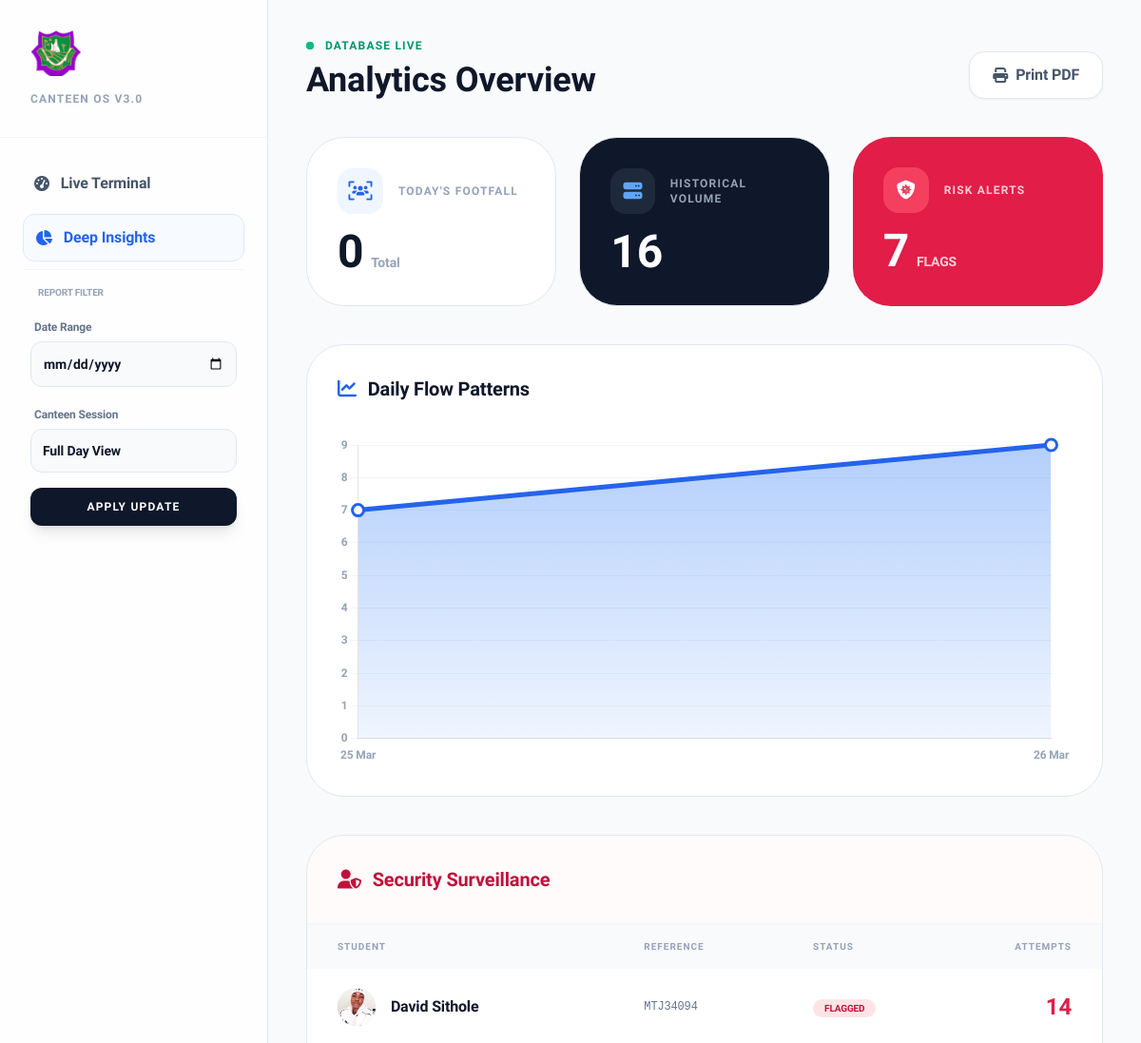
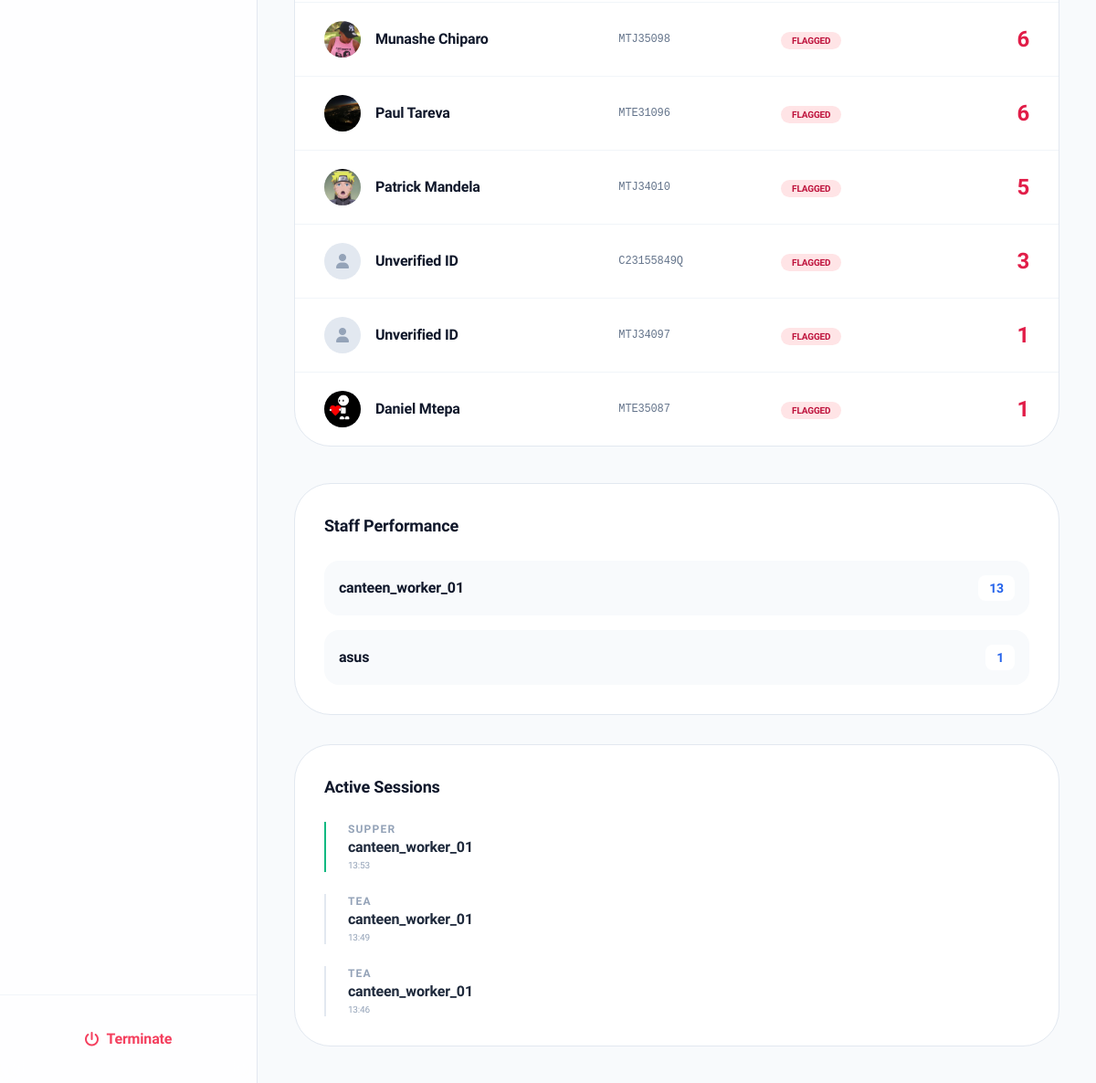
The page /canteen/analytics/ (signed in) on the database as committed earlier (2 pictures, top to bottom).
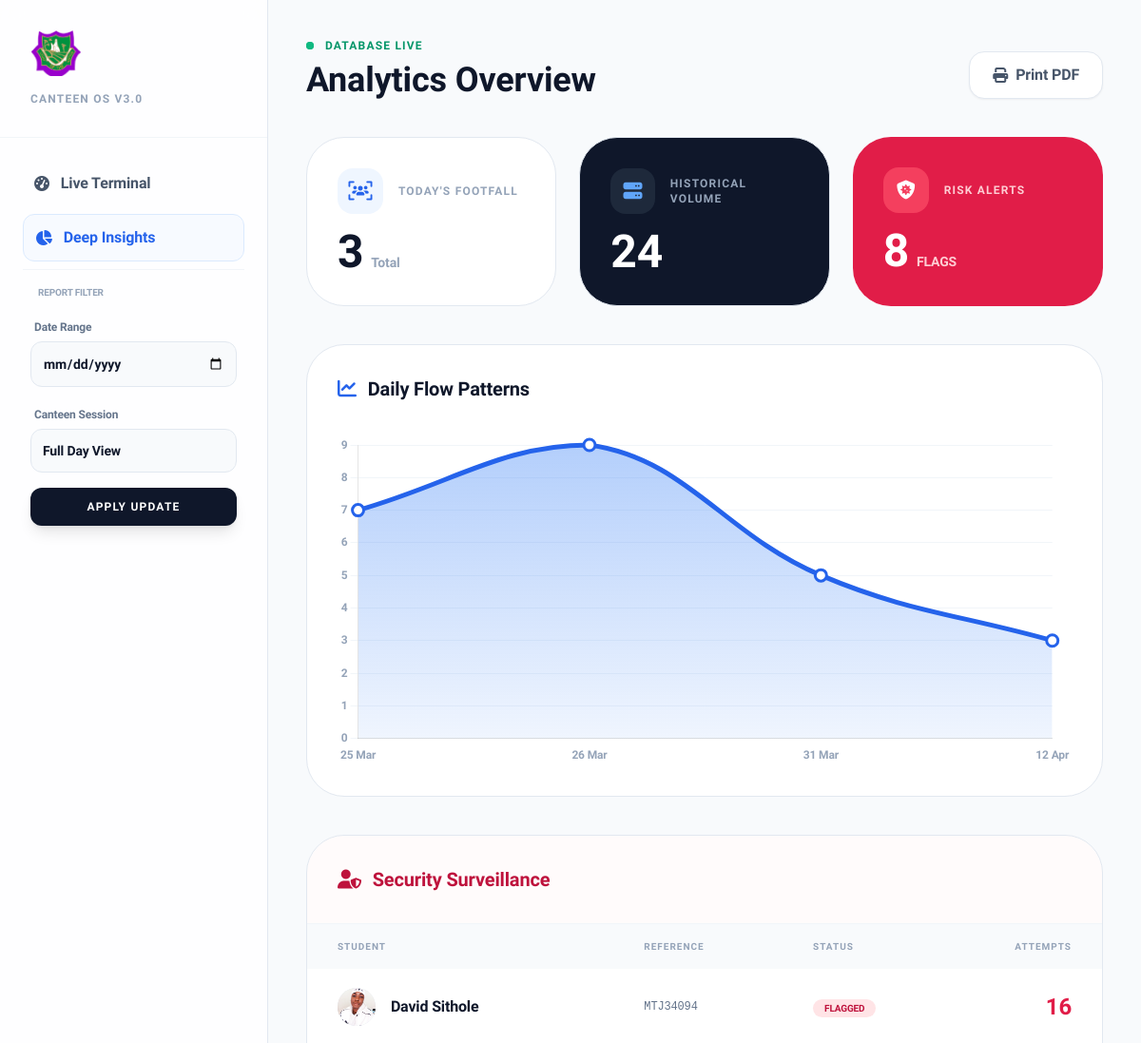
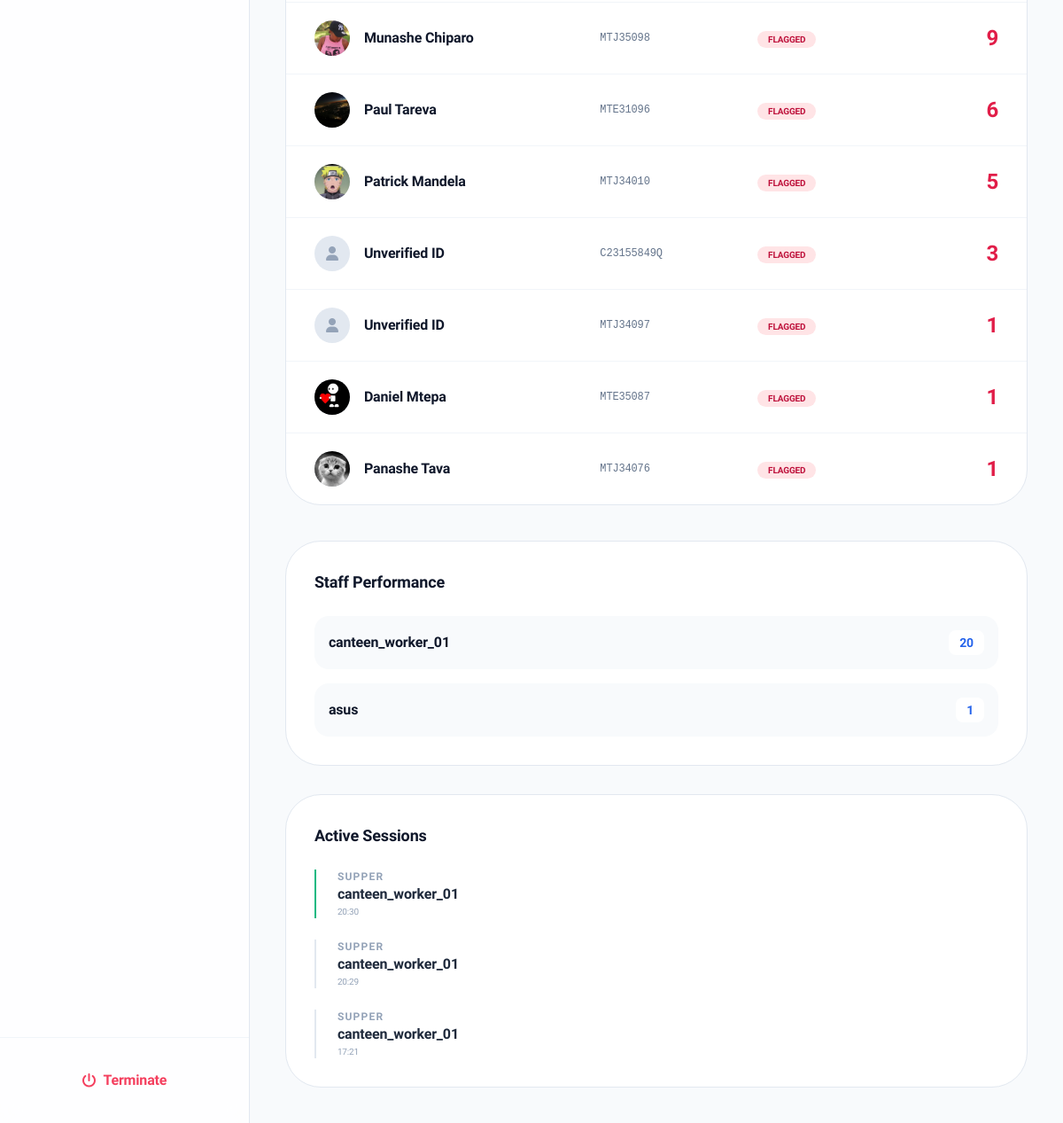
The same page on the database as committed later (2 pictures, top to bottom).
### canteen/models.py (models this page shows, shortened)
class Student(models.Model):
    full_name = models.CharField(max_length=100)
    student_id = models.CharField(max_length=20, unique=True)
    student_intake = models.CharField(max_length=100)
    qr_code_data = models.CharField(max_length=255, unique=True, blank=True)
    photo = models.ImageField(upload_to='student_photos/', default='logo.png')
    is_active = models.BooleanField(default=True)

class CheatAttempt(models.Model):
    student = models.ForeignKey(Student, on_delete=models.CASCADE, null=True, blank=True)
    invalid_qr = models.CharField(max_length=255, null=True, blank=True) # For non-existent IDs
    meal_type = models.CharField(max_length=50)
    attempt_time = models.DateTimeField(auto_now_add=True)
    reason = models.CharField(max_length=100) # e.g., "Already Eaten" or "Invalid ID"

class CanteenSession(models.Model):
    MEAL_CHOICES = [
        ('Breakfast', 'Breakfast'),
        ('Tea', 'Tea'),
        ('Lunch', 'Lunch'),
        ('Supper', 'Supper'),
    ]
    staff_member = models.ForeignKey(User, on_delete=models.CASCADE)
    meal_type = models.CharField(max_length=20, choices=MEAL_CHOICES)
    start_time = models.DateTimeField(auto_now_add=True)
    is_active = models.BooleanField(default=True)

### canteen/views.py (the view)
# urls.py: path('analytics/', views.analytics_view, name='analytics'),
@login_required
def analytics_view(request):
    date_filter = request.GET.get('date')
    session_filter = request.GET.get('session')
    logs = MealLog.objects.all()
    sessions = CanteenSession.objects.all().order_by('-start_time')
    if date_filter:
        logs = logs.filter(timestamp__date=date_filter)
        sessions = sessions.filter(start_time__date=date_filter)
    if session_filter:
        logs = logs.filter(meal_type=session_filter)
        sessions = sessions.filter(meal_type=session_filter)
    for s in sessions:
        s.total_scans = MealLog.objects.filter(
            meal_type=s.meal_type,
            timestamp__date=s.start_time.date()
        ).count()
    daily_data = logs.annotate(date=TruncDate('timestamp')) \
        .values('date') \
        .annotate(count=Count('id')) \
        .order_by('date')
    top_cheaters = CheatAttempt.objects.values(
    'student__full_name',
    'student__student_id',
    'student__photo',
    'invalid_qr'  # <--- MUST INCLUDE THIS HERE
    ).annotate(
    attempts=Count('id')
    ).order_by('-attempts')[:10]
    recent_cheats = CheatAttempt.objects.select_related('student').order_by('-attempt_time')[:10]
    staff_stats = CanteenSession.objects.values('staff_member__username') \
        .annotate(session_count=Count('id')) \
        .order_by('-session_count')
    context = {
        'labels': json.dumps([d['date'].strftime("%d %b") for d in daily_data]),
        'counts': json.dumps([d['count'] for d in daily_data]),
        'session_history': sessions,
        'staff_data': staff_stats,
        'total_today': MealLog.objects.filter(timestamp__date=timezone.now().date()).count(),
        'total_all_time': MealLog.objects.count(),
        'top_cheaters': top_cheaters,
        'recent_cheats': recent_cheats,
        'total_cheats_today': CheatAttempt.objects.filter(attempt_time__date=timezone.now().date()).count(),
        'meal_choices': ['Breakfast', 'Tea', 'Lunch', 'Supper'],
    }
    return render(request, 'canteen/analytics.html', context)

### canteen/templates/canteen/analytics.html (shortened to what the changed rows need)
{% load static %}
<!DOCTYPE html>
<html lang="en">
<head>
    <script src="https://cdn.tailwindcss.com"></script>
    <link rel="stylesheet" href="https://cdnjs.cloudflare.com/ajax/libs/font-awesome/6.4.0/css/all.min.css">
</head>
<body class="flex min-h-screen">
    <aside class="w-72 sidebar-blur flex-col hidden lg:flex no-print sticky top-0 h-screen">
        <div class="p-8 border-b border-slate-100">
            <h2 class="text-xs font-black text-slate-400 uppercase tracking-widest">Canteen OS v3.0</h2>
        </div>
    </aside>
    <main class="flex-grow p-4 md:p-10">
        <header class="flex flex-col md:flex-row justify-between items-end mb-10 gap-6">
            <div class="flex-grow">
                <h1 class="text-4xl font-extrabold text-slate-900">Analytics Overview</h1>
            </div>
        </header>
        <div class="grid grid-cols-1 md:grid-cols-3 gap-6 mb-10">
            <div class="data-card p-8 rounded-[2.5rem]">
                <div class="flex items-baseline gap-2">
                    <span class="text-5xl font-extrabold">{{ total_today }}</span>
                    <span class="text-sm font-bold text-slate-400">Total</span>
                </div>
            </div>
            <div class="data-card p-8 rounded-[2.5rem] bg-slate-900 text-white">
                <div class="flex items-baseline gap-2">
                    <span class="text-5xl font-extrabold">{{ total_all_time }}</span>
                </div>
            </div>
            <div class="data-card p-8 rounded-[2.5rem] bg-rose-600 text-white border-none">
                <div class="flex items-baseline gap-2">
                    <span class="text-5xl font-extrabold">{{ top_cheaters.count }}</span>
                    <span class="text-sm font-bold text-rose-200 uppercase">Flags</span>
                </div>
            </div>
        </div>
        <div class="grid grid-cols-1 xl:grid-cols-12 gap-10">
            <div class="xl:col-span-8 space-y-10">
                <div class="data-card p-8 rounded-[2.5rem]">
                    <div class="h-[350px]">
                        <canvas id="attendanceChart"></canvas>
                    </div>
                </div>
                <div class="data-card rounded-[2.5rem] overflow-hidden">
                    <div class="overflow-x-auto">
                        <table class="w-full text-left">
                            <thead class="bg-slate-50 text-[10px] font-black text-slate-400 uppercase tracking-widest">
                                <tr>
                                    <th class="px-8 py-4">Student</th>
                                    <th class="px-8 py-4">Reference</th>
                                    <th class="px-8 py-4">Status</th>
                                    <th class="px-8 py-4 text-right">Attempts</th>
                                </tr>
                            </thead>
                            <tbody class="divide-y divide-slate-100">
                                {% for cheat in top_cheaters %}
                                <tr class="hover:bg-rose-50/50 transition-colors">
                                    <td class="px-8 py-5">
                                        <div class="flex items-center gap-4">
                                            <div class="w-10 h-10 rounded-full bg-slate-200 overflow-hidden ring-2 ring-white">
                                                {% if cheat.student__photo %}
                                                    <img src="/media/{{ cheat.student__photo }}" class="object-cover w-full h-full">
                                                {% else %}
                                                    <i class="fa-solid fa-user text-slate-400 flex items-center justify-center h-full"></i>
                                                {% endif %}
                                            </div>
                                            <span class="font-bold text-slate-900">{{ cheat.student__full_name|default:"Unverified ID" }}</span>
                                        </div>
                                    </td>
                                    <td class="px-8 py-5 font-mono text-xs text-slate-500">{{ cheat.student__student_id|default:cheat.invalid_qr }}</td>
                                    <td class="px-8 py-5">
                                        <span class="px-3 py-1 rounded-full bg-rose-100 text-rose-700 text-[10px] font-black">FLAGGED</span>
                                    </td>
                                    <td class="px-8 py-5 text-right font-black text-2xl text-rose-600">{{ cheat.attempts }}</td>
                                </tr>
                                {% empty %}
                                <tr><td colspan="4" class="p-20 text-center text-slate-400 font-bold italic">No active violations detected.</td></tr>
                                {% endfor %}
                            </tbody>
                        </table>
                    </div>
                </div>
            </div>
            <div class="xl:col-span-4 space-y-8">
                <div class="data-card p-8 rounded-[2.5rem]">
                    <div class="space-y-4 custom-scrollbar overflow-y-auto max-h-[400px]">
                        {% for item in staff_data %}
                        <div class="flex items-center justify-between p-4 bg-slate-50 rounded-2xl group hover:bg-blue-600 hover:text-white transition-all">
                            <span class="font-bold">{{ item.staff_member__username }}</span>
                            <span class="bg-white text-blue-600 px-3 py-1 rounded-lg font-black text-sm group-hover:bg-blue-500 group-hover:text-white transition-colors">
                                {{ item.session_count }}
                            </span>
                        </div>
                        {% endfor %}
                    </div>
                </div>
                <div class="data-card p-8 rounded-[2.5rem]">
                    <div class="space-y-6">
                        {% for s in session_history|slice:":3" %}
                        <div class="relative pl-6 border-l-2 {% if s.is_active %}border-emerald-500{% else %}border-slate-200{% endif %}">
                            <p class="text-xs font-black text-slate-400 uppercase tracking-widest">{{ s.meal_type }}</p>
                            <p class="font-bold text-slate-800">{{ s.staff_member.username }}</p>
                            <p class="text-[10px] text-slate-400">{{ s.start_time|date:"H:i" }}</p>
                        </div>
                        {% endfor %}
                    </div>
                </div>
            </div>
        </div>
    </main>
    <script>
        const ctx = document.getElementById('attendanceChart').getContext('2d');
        const blueGradient = ctx.createLinearGradient(0, 0, 0, 400);
        blueGradient.addColorStop(0, 'rgba(59, 130, 246, 0.4)');
        blueGradient.addColorStop(1, 'rgba(59, 130, 246, 0)');
        new Chart(ctx, {
            type: 'line',
            data: {
                labels: {{ labels|safe }},
                datasets: [{
                    label: 'Volume',
                    data: {{ counts|safe }},
                    borderColor: '#2563eb',
                    backgroundColor: blueGradient,
                    borderWidth: 5,
                    pointBackgroundColor: '#fff',
                    pointBorderColor: '#2563eb',
                    pointBorderWidth: 3,
                    pointRadius: 6,
                    pointHoverRadius: 10,
                    tension: 0.4,
                    fill: true
                }]
            },
            options: {
                responsive: true,
                maintainAspectRatio: false,
                plugins: { legend: { display: false } },
                scales: {
                    y: {
                        beginAtZero: true,
                        grid: { color: '#f1f5f9', borderDash: [5, 5] },
                        ticks: { font: { family: 'Plus Jakarta Sans', weight: 'bold' }, color: '#94a3b8' }
                    },
                    x: {
                        grid: { display: false },
                        ticks: { font: { family: 'Plus Jakarta Sans', weight: 'bold' }, color: '#94a3b8' }
                    }
                }
            }
        });
    </script>
</body>
</html>

Rows that differ between the two databases and show on the page:
no longer on this page (row edited): CanteenSession: meal_type "SUPPER", staff_member.username "canteen_worker_01", start_time "13:53", is_active True (drawn)
no longer on this page (row unchanged): CanteenSession: meal_type "TEA", staff_member.username "canteen_worker_01", start_time "13:49"
no longer on this page (row unchanged): CanteenSession: meal_type "TEA", staff_member.username "canteen_worker_01", start_time "13:46"
computed for Student "David Sithole": attempts "14" → "16"
computed for Student "Munashe Chiparo": attempts "6" → "9"
added Student: shows a picture, student__full_name "Panashe Tava", student__student_id "MTJ34076", attempts "1"
added CanteenSession: meal_type "SUPPER", staff_member.username "canteen_worker_01", start_time "20:30", is_active True (drawn)
added CanteenSession: meal_type "SUPPER", staff_member.username "canteen_worker_01", start_time "20:29"
added CanteenSession: meal_type "SUPPER", staff_member.username "canteen_worker_01", start_time "17:21"
Other text that changed with them:
{{ total_today }}: "0" → "3"
{{ total_all_time }}: "16" → "24"
{{ top_cheaters.count }}: "7" → "8"
chart data {{ counts|safe }}: [7, 9] → [7, 9, 5, 3]
new list line: "canteen_worker_01 20"
list line gone: "canteen_worker_01 13"
